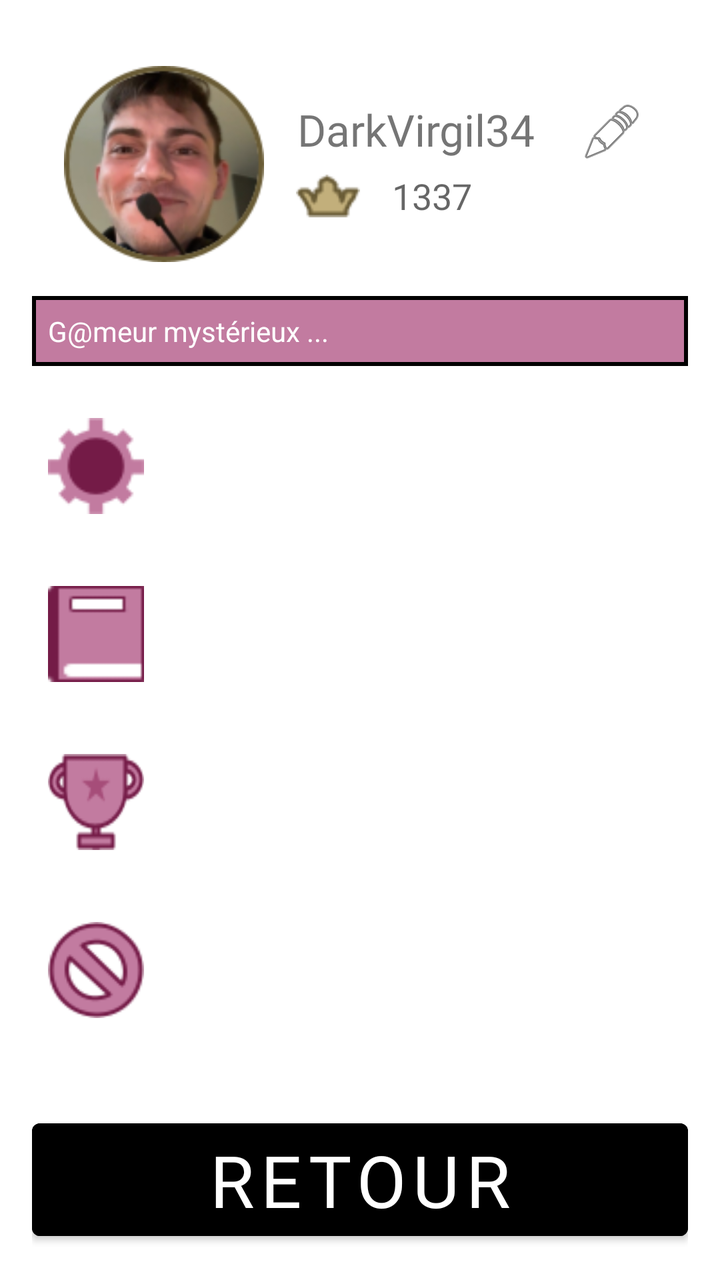
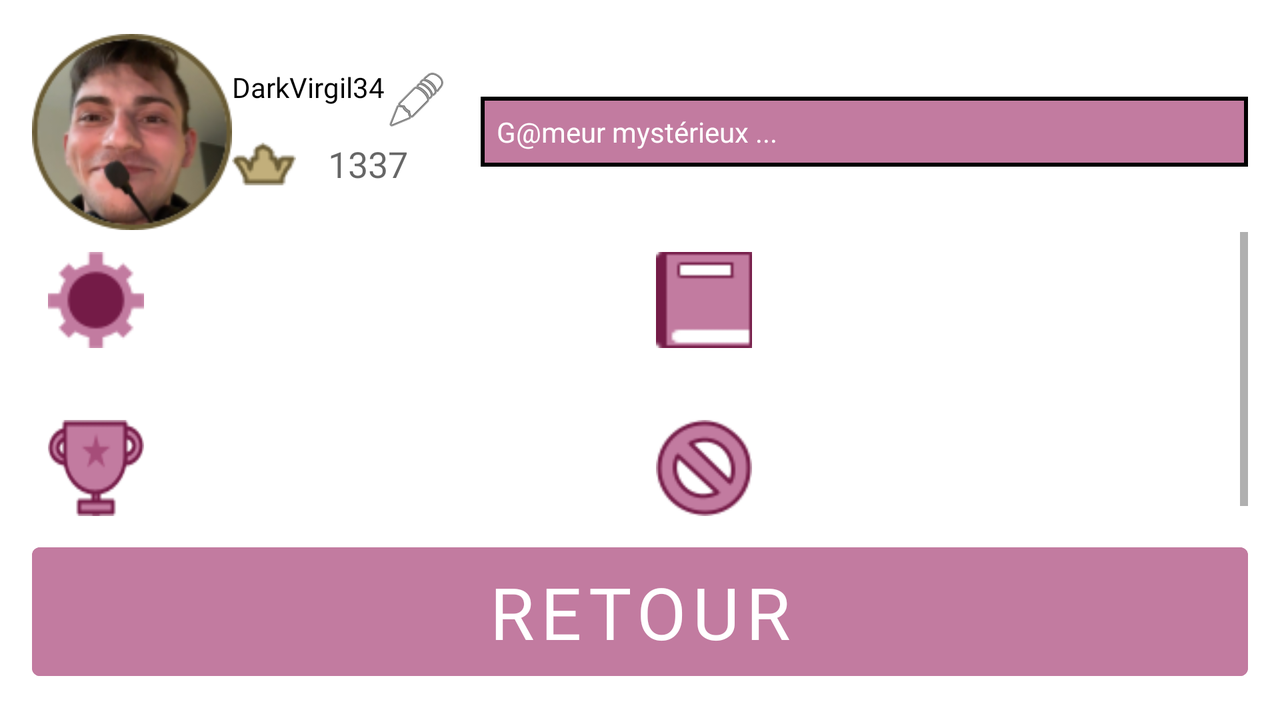

Compare how this app lays out the same screen by default and in its alternative resource folder. The renders come first, then the two layout files and the values they reference.
<!-- AndroidManifest.xml: activity theme AppBlueActivityTheme -->
<!-- res/layout/fragment_profile.xml -->
<?xml version="1.0" encoding="utf-8"?>
<LinearLayout xmlns:android="http://schemas.android.com/apk/res/android"
    xmlns:app="http://schemas.android.com/apk/res-auto"
    xmlns:tools="http://schemas.android.com/tools"
    android:layout_width="match_parent"
    android:layout_height="match_parent"
    tools:context=".ProfileFragment"
    android:orientation="vertical"
    android:layout_margin="16dp"
    android:gravity="top">

    <LinearLayout
        android:layout_width="match_parent"
        android:layout_height="wrap_content"
        android:gravity="center"
        android:orientation="horizontal">

        <ImageView
            android:id="@+id/imageViewAvatar"
            android:layout_width="100dp"
            android:layout_height="100dp"
            android:layout_margin="16dp"
            android:src="@drawable/dark_default_avatar"
            android:clickable="true"
            android:focusable="true"
            android:contentDescription="@string/avatar_content_description" />

        <LinearLayout
            android:layout_width="match_parent"
            android:layout_height="wrap_content"
            android:orientation="vertical">

            <LinearLayout
                android:id="@+id/editPseudoView"
                android:layout_width="match_parent"
                android:layout_height="wrap_content"
                android:clickable="true"
                android:focusable="true"
                android:orientation="horizontal">

                <TextView
                    android:id="@+id/textViewPseudo"
                    android:layout_width="wrap_content"
                    android:layout_height="match_parent"
                    android:layout_weight="1"
                    android:fontFamily="@font/permanent_marker"
                    android:text="@string/default_pseudo"
                    android:textAlignment="center"
                    android:autoSizeTextType="uniform"/>

                <ImageView
                    android:layout_width="wrap_content"
                    android:layout_height="match_parent"
                    android:layout_weight="1"
                    android:src="@android:drawable/ic_menu_edit"
                    android:contentDescription="@string/edit_icon_content_description" />
            </LinearLayout>

            <LinearLayout
                android:layout_width="match_parent"
                android:layout_height="wrap_content"
                android:orientation="horizontal"
                android:gravity="center|start">

                <ImageView
                    android:layout_width="32dp"
                    android:layout_height="32dp"
                    android:layout_marginEnd="16dp"
                    android:src="@drawable/crown"
                    android:contentDescription="@string/crown_content_description" />

                <TextView
                    android:id="@+id/textViewPoints"
                    android:layout_width="wrap_content"
                    android:layout_height="wrap_content"
                    android:text="@string/default_elo"
                    android:textAppearance="@style/TextAppearance.AppCompat.Medium" />
            </LinearLayout>
        </LinearLayout>
    </LinearLayout>

    <LinearLayout
        android:layout_width="match_parent"
        android:layout_height="0dp"
        android:layout_weight="1"
        android:orientation="vertical">

        <TextView
            android:id="@+id/bioTextView"
            android:layout_width="match_parent"
            android:layout_height="wrap_content"
            android:text="@string/default_description"
            android:padding="8dp"
            android:textColor="@color/white"
            android:layout_marginBottom="16dp"
            android:clickable="true"
            android:focusable="true"
            android:background="@drawable/magenta_background"/>

        <com.google.android.material.button.MaterialButton
            android:id="@+id/preferencesButton"
            style="@style/Widget.MaterialComponents.Button.TextButton.Icon"
            android:layout_width="match_parent"
            android:layout_height="wrap_content"
            android:layout_marginBottom="16dp"
            android:textAlignment="textStart"
            android:textColor="@color/white"
            app:iconSize="48dp"
            app:iconPadding="32dp"
            app:iconTint="#FFF"
            app:iconTintMode="multiply"
            app:icon="@drawable/gear"
            android:text="@string/peferences" />

        <com.google.android.material.button.MaterialButton
            android:id="@+id/historyButton"
            style="@style/Widget.MaterialComponents.Button.TextButton.Icon"
            android:layout_width="match_parent"
            android:layout_height="wrap_content"
            android:layout_marginBottom="16dp"
            android:text="@string/games_history"
            android:textAlignment="textStart"
            android:textColor="@color/white"
            app:icon="@drawable/book"
            app:iconPadding="32dp"
            app:iconSize="48dp"
            app:iconTint="#FFF"
            app:iconTintMode="multiply" />

        <com.google.android.material.button.MaterialButton
            android:id="@+id/rankingButton"
            style="@style/Widget.MaterialComponents.Button.TextButton.Icon"
            android:layout_width="match_parent"
            android:layout_height="wrap_content"
            android:layout_marginBottom="16dp"
            android:textAlignment="textStart"
            android:textColor="@color/white"
            app:iconSize="48dp"
            app:iconPadding="32dp"
            app:iconTint="#FFF"
            app:iconTintMode="multiply"
            app:icon="@drawable/cup"
            android:text="@string/ranking"/>

        <com.google.android.material.button.MaterialButton
            android:id="@+id/deleteAccountButton"
            style="@style/Widget.MaterialComponents.Button.TextButton.Icon"
            android:layout_width="match_parent"
            android:layout_height="wrap_content"
            android:layout_marginBottom="16dp"
            android:textAlignment="textStart"
            android:textColor="@color/white"
            app:iconSize="48dp"
            app:iconPadding="32dp"
            app:iconTint="#FFF"
            app:iconTintMode="multiply"
            app:icon="@drawable/no"
            android:text="@string/delete_account"/>

    </LinearLayout>

    <Button
        android:id="@+id/backButton"
        android:layout_width="match_parent"
        android:layout_height="wrap_content"
        android:backgroundTint="@color/magentaFonce"
        android:fontFamily="@font/permanent_marker"
        android:text="@string/back"
        android:textSize="36sp" />

</LinearLayout>
<!-- resources referenced by this layout -->
<resources>
  <color name="white">#FFFFFFFF</color>
  <!-- drawable magenta_background (drawable) -->
  <?xml version="1.0" encoding="UTF-8"?>
  <shape xmlns:android="http://schemas.android.com/apk/res/android">
      <stroke android:width="2dp" android:color="@color/magentaFonce" />
      <solid android:color="@color/magenta" />
  </shape>
  <string name="avatar_content_description">The avatar</string>
  <string name="back">Retour</string>
  <string name="crown_content_description">A little crown</string>
  <string name="default_description">G@meur mystérieux ...</string>
  <string name="default_elo">1337</string>
  <string name="default_pseudo">DarkVirgil34</string>
  <string name="delete_account">Supprimer le compte</string>
  <string name="edit_icon_content_description">Iconne pour éditer</string>
  <string name="games_history">Historique des parties</string>
  <string name="peferences">Préférences</string>
  <string name="ranking">Classement</string>
  <style name="AppBlueActivityTheme" parent="Theme.ProjetMobile">
          <item name="android:statusBarColor" tools:targetApi="l">?attr/colorSecondaryVariant</item>
          <item name="android:navigationBarColor">?attr/colorSecondaryVariant</item>
      </style>
  <color name="magenta">#C27BA0</color>
  <color name="alpha_yellow">#A4C2AF7B</color>
  <color name="yellow">#C2AF7B</color>
  <color name="dark_yellow">#695b35</color>
  <color name="black">#FF000000</color>
  <color name="blue">#7BC2BE</color>
  <color name="dark_blue">#326966</color>
  <color name="dark_magenta">#741B47</color>
  <color name="alpha_black">#88000000</color>
</resources>
<!-- res/layout-land/fragment_profile.xml (the repository's variant of the layout above) -->
<!-- drawn on the phone turned sideways -->
<?xml version="1.0" encoding="utf-8"?>
<LinearLayout xmlns:android="http://schemas.android.com/apk/res/android"
    xmlns:app="http://schemas.android.com/apk/res-auto"
    xmlns:tools="http://schemas.android.com/tools"
    android:layout_width="match_parent"
    android:layout_height="match_parent"
    tools:context=".ProfileFragment"
    android:orientation="vertical"
    android:layout_margin="@dimen/common_margin"
    android:gravity="top">

    <LinearLayout
        android:layout_width="match_parent"
        android:layout_height="wrap_content"
        android:gravity="center"
        android:orientation="horizontal">

        <ImageView
            android:id="@+id/imageViewAvatar"
            android:layout_width="@dimen/picture_medium"
            android:layout_height="@dimen/picture_medium"
            android:src="@drawable/dark_default_avatar"
            android:clickable="true"
            android:focusable="true"
            android:contentDescription="@string/avatar_content_description" />

        <LinearLayout
            android:layout_width="wrap_content"
            android:layout_height="wrap_content"
            android:orientation="vertical">

            <LinearLayout
                android:id="@+id/editPseudoView"
                android:layout_width="match_parent"
                android:layout_height="wrap_content"
                android:clickable="true"
                android:focusable="true"
                android:orientation="horizontal">

                <TextView
                    android:id="@+id/textViewPseudo"
                    android:layout_width="wrap_content"
                    android:layout_height="match_parent"
                    android:layout_weight="1"
                    android:fontFamily="@font/permanent_marker"
                    android:text="@string/default_pseudo"
                    android:textColor="?attr/colorOnPrimaryVariant"
                    android:textAlignment="center"
                    android:autoSizeTextType="uniform"/>

                <ImageView
                    android:layout_width="wrap_content"
                    android:layout_height="match_parent"
                    android:layout_weight="1"
                    android:contentDescription="@string/edit_icon_content_description"
                    android:src="@android:drawable/ic_menu_edit" />
            </LinearLayout>

            <LinearLayout
                android:layout_width="match_parent"
                android:layout_height="wrap_content"
                android:orientation="horizontal"
                android:gravity="center|start">

                <ImageView
                    android:layout_width="32dp"
                    android:layout_height="32dp"
                    android:layout_marginEnd="@dimen/fab_margin"
                    android:src="@drawable/crown"
                    android:contentDescription="@string/crown_content_description" />

                <TextView
                    android:id="@+id/textViewPoints"
                    android:layout_width="wrap_content"
                    android:layout_height="wrap_content"
                    android:text="@string/default_elo"
                    android:textAppearance="@style/TextAppearance.AppCompat.Medium" />
            </LinearLayout>
        </LinearLayout>

        <TextView
            android:id="@+id/bioTextView"
            android:layout_width="match_parent"
            android:layout_height="wrap_content"
            android:layout_marginStart="@dimen/common_margin"
            android:background="@drawable/magenta_background"
            android:clickable="true"
            android:focusable="true"
            android:padding="@dimen/padding_btn_menu"
            android:text="@string/default_description"
            android:textColor="?attr/colorOnTertiary" />
    </LinearLayout>

    <ScrollView
        android:layout_width="match_parent"
        android:layout_height="0dp"
        android:layout_weight="1">

        <LinearLayout
            android:layout_width="match_parent"
            android:layout_height="wrap_content"
            android:orientation="vertical">

            <LinearLayout
                android:layout_width="match_parent"
                android:layout_height="wrap_content"
                android:orientation="horizontal">

                <Button
                    android:id="@+id/preferencesButton"
                    style="@style/profile_btn"
                    android:layout_width="0dp"
                    android:layout_height="wrap_content"
                    android:layout_weight="1"
                    android:text="@string/peferences"
                    app:icon="@drawable/gear" />

                <Button
                    android:id="@+id/historyButton"
                    style="@style/profile_btn"
                    android:layout_width="0dp"
                    android:layout_height="wrap_content"
                    android:layout_weight="1"
                    android:text="@string/games_history"
                    app:icon="@drawable/book" />
            </LinearLayout>

            <LinearLayout
                android:layout_width="match_parent"
                android:layout_height="wrap_content"
                android:orientation="horizontal">

                <Button
                    android:id="@+id/rankingButton"
                    style="@style/profile_btn"
                    android:layout_width="0dp"
                    android:layout_height="wrap_content"
                    android:layout_weight="1"
                    android:text="@string/ranking"
                    app:icon="@drawable/cup" />

                <Button
                    android:id="@+id/deleteAccountButton"
                    style="@style/profile_btn"
                    android:layout_width="0dp"
                    android:layout_height="wrap_content"
                    android:layout_weight="1"
                    android:text="@string/delete_account"
                    app:icon="@drawable/no" />
            </LinearLayout>

        </LinearLayout>
    </ScrollView>

    <Button
        android:id="@+id/backButton"
        android:layout_width="match_parent"
        android:layout_height="wrap_content"
        android:backgroundTint="?attr/colorTertiary"
        style="@style/btn_menu_default"
        android:text="@string/back" />

</LinearLayout>
<!-- resources referenced by the variant -->
<!-- as the phone turned sideways resolves them -->
<resources>
  <dimen name="common_margin">16dp</dimen>
  <!-- from res/values-land/ -->
  <dimen name="fab_margin">16dp</dimen>
  <dimen name="padding_btn_menu">8dp</dimen>
  <dimen name="picture_medium">100dp</dimen>
  <!-- drawable magenta_background (drawable) -->
  <?xml version="1.0" encoding="UTF-8"?>
  <shape xmlns:android="http://schemas.android.com/apk/res/android">
      <stroke android:width="2dp" android:color="@color/magentaFonce" />
      <solid android:color="@color/magenta" />
  </shape>
  <string name="avatar_content_description">The avatar</string>
  <string name="back">Retour</string>
  <string name="crown_content_description">A little crown</string>
  <string name="default_description">G@meur mystérieux ...</string>
  <string name="default_elo">1337</string>
  <string name="default_pseudo">DarkVirgil34</string>
  <string name="delete_account">Supprimer le compte</string>
  <string name="edit_icon_content_description">Iconne pour éditer</string>
  <string name="games_history">Historique des parties</string>
  <string name="peferences">Préférences</string>
  <string name="ranking">Classement</string>
  <style name="btn_menu_default" parent="Widget.MaterialComponents.Button.UnelevatedButton">
          <item name="android:fontFamily">?attr/fontFamilyVariant</item>
          <item name="android:textSize">@dimen/txt_size_btn_menu</item>
          <item name="android:textColor">?attr/colorOnPrimary</item>
          <item name="android:padding">@dimen/padding_btn_menu</item>
      </style>
  <style name="profile_btn" parent="@style/Widget.MaterialComponents.Button.TextButton.Icon">
          <item name="android:textAlignment">textStart</item>
          <item name="android:textColor">@color/white</item>
          <item name="android:layout_marginBottom">@dimen/common_margin</item>
          <item name="iconPadding">@dimen/material_button_icon_padding</item>
          <item name="iconSize">@dimen/material_button_icon_size</item>
          <item name="iconTint">#FFF</item>
          <item name="iconTintMode">multiply</item>
      </style>
  <style name="AppBlueActivityTheme" parent="Theme.ProjetMobile">
          <item name="android:statusBarColor" tools:targetApi="l">?attr/colorSecondaryVariant</item>
          <item name="android:navigationBarColor">?attr/colorSecondaryVariant</item>
      </style>
  <color name="magenta">#C27BA0</color>
  <dimen name="txt_size_btn_menu">36sp</dimen>
  <color name="white">#FFFFFFFF</color>
  <dimen name="material_button_icon_padding">32dp</dimen>
  <dimen name="material_button_icon_size">48dp</dimen>
  <color name="alpha_yellow">#A4C2AF7B</color>
  <color name="yellow">#C2AF7B</color>
  <color name="dark_yellow">#695b35</color>
  <color name="black">#FF000000</color>
  <color name="blue">#7BC2BE</color>
  <color name="dark_blue">#326966</color>
  <color name="dark_magenta">#741B47</color>
  <color name="alpha_black">#88000000</color>
</resources>
